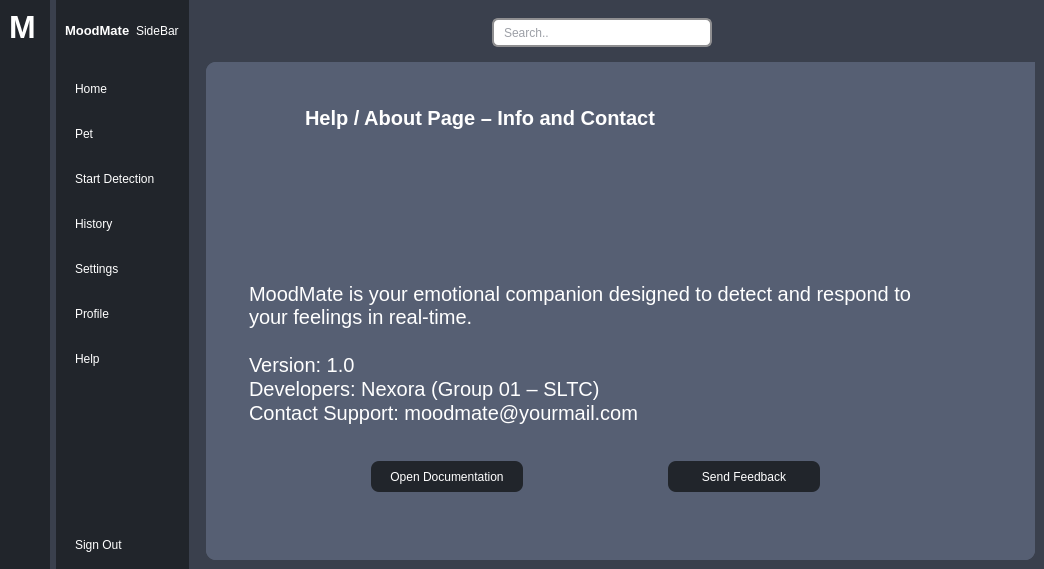
<?xml version="1.0" encoding="UTF-8"?>
<ui version="4.0">
 <class>MainWindow</class>
 <widget class="QMainWindow" name="MainWindow">
  <property name="geometry">
   <rect>
    <x>0</x>
    <y>0</y>
    <width>1044</width>
    <height>569</height>
   </rect>
  </property>
  <property name="windowTitle">
   <string>MainWindow</string>
  </property>
  <property name="styleSheet">
   <string notr="true">background-color: #3a404d;</string>
  </property>
  <widget class="QWidget" name="centralwidget">
   <layout class="QGridLayout" name="gridLayout">
    <property name="leftMargin">
     <number>0</number>
    </property>
    <property name="topMargin">
     <number>0</number>
    </property>
    <property name="rightMargin">
     <number>0</number>
    </property>
    <property name="bottomMargin">
     <number>0</number>
    </property>
    <item row="0" column="0">
     <widget class="QWidget" name="icon_only_widgect" native="true">
      <property name="styleSheet">
       <string notr="true">QWidget{
background-color: rgb(33, 37, 43);
}
QPushButton{
	color: white;
	height: 30px;
	border: none;
	border-radius: 10px;
}
QPushButton:checked{
	background-color: #3a404d;
	font-weight: bold;
}</string>
      </property>
      <layout class="QVBoxLayout" name="verticalLayout_3">
       <item>
        <layout class="QHBoxLayout" name="horizontalLayout_3">
         <item>
          <widget class="QLabel" name="label">
           <property name="font">
            <font>
             <pointsize>24</pointsize>
             <weight>75</weight>
             <bold>true</bold>
            </font>
           </property>
           <property name="styleSheet">
            <string notr="true">color: rgb(255, 255, 255);</string>
           </property>
           <property name="text">
            <string>M</string>
           </property>
           <property name="pixmap">
            <pixmap>:/icon/logo.ico</pixmap>
           </property>
           <property name="scaledContents">
            <bool>false</bool>
           </property>
          </widget>
         </item>
        </layout>
       </item>
       <item>
        <layout class="QVBoxLayout" name="verticalLayout">
         <property name="spacing">
          <number>15</number>
         </property>
         <property name="topMargin">
          <number>16</number>
         </property>
         <item>
          <widget class="QPushButton" name="home_1">
           <property name="text">
            <string/>
           </property>
           <property name="icon">
            <iconset resource="resource.qrc">
             <normaloff>:/icon/house-48 (3).ico</normaloff>:/icon/house-48 (3).ico</iconset>
           </property>
           <property name="checkable">
            <bool>true</bool>
           </property>
           <property name="autoExclusive">
            <bool>true</bool>
           </property>
          </widget>
         </item>
         <item>
          <widget class="QPushButton" name="pet_1">
           <property name="text">
            <string/>
           </property>
           <property name="icon">
            <iconset resource="resource.qrc">
             <normaloff>:/icon/rabbit-48.ico</normaloff>:/icon/rabbit-48.ico</iconset>
           </property>
           <property name="checkable">
            <bool>true</bool>
           </property>
           <property name="autoExclusive">
            <bool>true</bool>
           </property>
          </widget>
         </item>
         <item>
          <widget class="QPushButton" name="startdetection_1">
           <property name="text">
            <string/>
           </property>
           <property name="icon">
            <iconset resource="resource.qrc">
             <normaloff>:/icon/slr-camera-48 (1).ico</normaloff>:/icon/slr-camera-48 (1).ico</iconset>
           </property>
           <property name="checkable">
            <bool>true</bool>
           </property>
           <property name="autoExclusive">
            <bool>true</bool>
           </property>
          </widget>
         </item>
         <item>
          <widget class="QPushButton" name="history_1">
           <property name="text">
            <string/>
           </property>
           <property name="icon">
            <iconset resource="resource.qrc">
             <normaloff>:/icon/book-2-48.ico</normaloff>:/icon/book-2-48.ico</iconset>
           </property>
           <property name="checkable">
            <bool>true</bool>
           </property>
           <property name="autoExclusive">
            <bool>true</bool>
           </property>
          </widget>
         </item>
         <item>
          <widget class="QPushButton" name="settings_1">
           <property name="text">
            <string/>
           </property>
           <property name="icon">
            <iconset resource="resource.qrc">
             <normaloff>:/icon/settings-4-48 (1).ico</normaloff>:/icon/settings-4-48 (1).ico</iconset>
           </property>
           <property name="checkable">
            <bool>true</bool>
           </property>
           <property name="autoExclusive">
            <bool>true</bool>
           </property>
          </widget>
         </item>
         <item>
          <widget class="QPushButton" name="profile_1">
           <property name="text">
            <string/>
           </property>
           <property name="icon">
            <iconset resource="resource.qrc">
             <normaloff>:/icon/group-48.ico</normaloff>:/icon/group-48.ico</iconset>
           </property>
           <property name="checkable">
            <bool>true</bool>
           </property>
           <property name="autoExclusive">
            <bool>true</bool>
           </property>
          </widget>
         </item>
         <item>
          <widget class="QPushButton" name="help_1">
           <property name="text">
            <string/>
           </property>
           <property name="icon">
            <iconset resource="resource.qrc">
             <normaloff>:/icon/help-48 (1).ico</normaloff>:/icon/help-48 (1).ico</iconset>
           </property>
           <property name="checkable">
            <bool>true</bool>
           </property>
           <property name="autoExclusive">
            <bool>true</bool>
           </property>
          </widget>
         </item>
        </layout>
       </item>
       <item>
        <spacer name="verticalSpacer">
         <property name="orientation">
          <enum>Qt::Vertical</enum>
         </property>
         <property name="sizeHint" stdset="0">
          <size>
           <width>20</width>
           <height>126</height>
          </size>
         </property>
        </spacer>
       </item>
       <item>
        <widget class="QPushButton" name="signout_1">
         <property name="text">
          <string/>
         </property>
         <property name="icon">
          <iconset resource="resource.qrc">
           <normaloff>:/icon/logout-48.ico</normaloff>:/icon/logout-48.ico</iconset>
         </property>
         <property name="checkable">
          <bool>true</bool>
         </property>
        </widget>
       </item>
      </layout>
     </widget>
    </item>
    <item row="0" column="1">
     <widget class="QWidget" name="icon_name_widgect" native="true">
      <property name="styleSheet">
       <string notr="true">QWidget{
background-color: rgb(33, 37, 43);
}
QPushButton{
	color: white;
	text-align: left;
	height: 30px;
	border: none;
	padding-left: 10px;
	border-top-left-radius: 10px;
	border-bottom-left-radius: 10px;
}
QPushButton:checked{
	background-color: #3a404d;
	font-weight: bold;
}</string>
      </property>
      <layout class="QVBoxLayout" name="verticalLayout_4">
       <property name="rightMargin">
        <number>0</number>
       </property>
       <item>
        <layout class="QHBoxLayout" name="horizontalLayout_2">
         <property name="topMargin">
          <number>14</number>
         </property>
         <property name="rightMargin">
          <number>10</number>
         </property>
         <item>
          <widget class="QLabel" name="label_2">
           <property name="font">
            <font>
             <pointsize>10</pointsize>
             <weight>75</weight>
             <bold>true</bold>
            </font>
           </property>
           <property name="styleSheet">
            <string notr="true">color: rgb(255, 255, 255);</string>
           </property>
           <property name="text">
            <string>MoodMate</string>
           </property>
          </widget>
         </item>
         <item>
          <widget class="QLabel" name="label_3">
           <property name="styleSheet">
            <string notr="true">color: rgb(255, 255, 255);</string>
           </property>
           <property name="text">
            <string>SideBar</string>
           </property>
          </widget>
         </item>
        </layout>
       </item>
       <item>
        <layout class="QVBoxLayout" name="verticalLayout_2">
         <property name="spacing">
          <number>15</number>
         </property>
         <property name="topMargin">
          <number>30</number>
         </property>
         <item>
          <widget class="QPushButton" name="home_2">
           <property name="text">
            <string>Home</string>
           </property>
           <property name="icon">
            <iconset resource="resource.qrc">
             <normaloff>:/icon/house-48 (3).ico</normaloff>:/icon/house-48 (3).ico</iconset>
           </property>
           <property name="checkable">
            <bool>true</bool>
           </property>
           <property name="autoExclusive">
            <bool>true</bool>
           </property>
          </widget>
         </item>
         <item>
          <widget class="QPushButton" name="pet_2">
           <property name="text">
            <string>Pet</string>
           </property>
           <property name="icon">
            <iconset resource="resource.qrc">
             <normaloff>:/icon/rabbit-48.ico</normaloff>:/icon/rabbit-48.ico</iconset>
           </property>
           <property name="checkable">
            <bool>true</bool>
           </property>
           <property name="autoExclusive">
            <bool>true</bool>
           </property>
          </widget>
         </item>
         <item>
          <widget class="QPushButton" name="startdetection_2">
           <property name="text">
            <string>Start Detection</string>
           </property>
           <property name="icon">
            <iconset resource="resource.qrc">
             <normaloff>:/icon/slr-camera-48 (1).ico</normaloff>:/icon/slr-camera-48 (1).ico</iconset>
           </property>
           <property name="checkable">
            <bool>true</bool>
           </property>
           <property name="autoExclusive">
            <bool>true</bool>
           </property>
          </widget>
         </item>
         <item>
          <widget class="QPushButton" name="history_2">
           <property name="text">
            <string>History</string>
           </property>
           <property name="icon">
            <iconset resource="resource.qrc">
             <normaloff>:/icon/book-2-48.ico</normaloff>:/icon/book-2-48.ico</iconset>
           </property>
           <property name="checkable">
            <bool>true</bool>
           </property>
           <property name="autoExclusive">
            <bool>true</bool>
           </property>
          </widget>
         </item>
         <item>
          <widget class="QPushButton" name="settings_2">
           <property name="text">
            <string>Settings</string>
           </property>
           <property name="icon">
            <iconset resource="resource.qrc">
             <normaloff>:/icon/settings-4-48 (1).ico</normaloff>:/icon/settings-4-48 (1).ico</iconset>
           </property>
           <property name="checkable">
            <bool>true</bool>
           </property>
           <property name="autoExclusive">
            <bool>true</bool>
           </property>
          </widget>
         </item>
         <item>
          <widget class="QPushButton" name="profile_2">
           <property name="text">
            <string>Profile</string>
           </property>
           <property name="icon">
            <iconset resource="resource.qrc">
             <normaloff>:/icon/group-48.ico</normaloff>:/icon/group-48.ico</iconset>
           </property>
           <property name="checkable">
            <bool>true</bool>
           </property>
           <property name="autoExclusive">
            <bool>true</bool>
           </property>
          </widget>
         </item>
         <item>
          <widget class="QPushButton" name="help_2">
           <property name="text">
            <string>Help</string>
           </property>
           <property name="icon">
            <iconset resource="resource.qrc">
             <normaloff>:/icon/help-48 (1).ico</normaloff>:/icon/help-48 (1).ico</iconset>
           </property>
           <property name="checkable">
            <bool>true</bool>
           </property>
           <property name="autoExclusive">
            <bool>true</bool>
           </property>
          </widget>
         </item>
        </layout>
       </item>
       <item>
        <spacer name="verticalSpacer_2">
         <property name="orientation">
          <enum>Qt::Vertical</enum>
         </property>
         <property name="sizeHint" stdset="0">
          <size>
           <width>20</width>
           <height>126</height>
          </size>
         </property>
        </spacer>
       </item>
       <item>
        <widget class="QPushButton" name="signout_2">
         <property name="text">
          <string>Sign Out</string>
         </property>
         <property name="icon">
          <iconset resource="resource.qrc">
           <normaloff>:/icon/logout-48.ico</normaloff>:/icon/logout-48.ico</iconset>
         </property>
         <property name="checkable">
          <bool>true</bool>
         </property>
        </widget>
       </item>
      </layout>
     </widget>
    </item>
    <item row="0" column="2">
     <widget class="QWidget" name="main_manu" native="true">
      <property name="styleSheet">
       <string notr="true">background-color: #3a404d;</string>
      </property>
      <layout class="QVBoxLayout" name="verticalLayout_5">
       <property name="leftMargin">
        <number>11</number>
       </property>
       <item>
        <widget class="QWidget" name="header_widgect" native="true">
         <layout class="QHBoxLayout" name="horizontalLayout_4">
          <item>
           <widget class="QPushButton" name="menu">
            <property name="styleSheet">
             <string notr="true">border: none;
</string>
            </property>
            <property name="text">
             <string/>
            </property>
            <property name="icon">
             <iconset resource="resource.qrc">
              <normaloff>:/icon/menu-4-48.ico</normaloff>:/icon/menu-4-48.ico</iconset>
            </property>
            <property name="checkable">
             <bool>true</bool>
            </property>
           </widget>
          </item>
          <item>
           <spacer name="horizontalSpacer">
            <property name="orientation">
             <enum>Qt::Horizontal</enum>
            </property>
            <property name="sizeHint" stdset="0">
             <size>
              <width>214</width>
              <height>20</height>
             </size>
            </property>
           </spacer>
          </item>
          <item>
           <layout class="QHBoxLayout" name="horizontalLayout">
            <item>
             <widget class="QLineEdit" name="lineEdit">
              <property name="styleSheet">
               <string notr="true">QLineEdit {
    border: 2px solid #8f8f91;
    border-radius: 6px;
    padding: 0 8px;
	height: 25px;
	width: 200px;
	background-color: rgb(255, 255, 255);
	color: #3a404d;
}</string>
              </property>
              <property name="placeholderText">
               <string>Search..</string>
              </property>
             </widget>
            </item>
            <item>
             <widget class="QPushButton" name="pushButton_18">
              <property name="styleSheet">
               <string notr="true">QPushButton {
    border-radius: 4px;         /* Rounded corners */
}</string>
              </property>
              <property name="text">
               <string/>
              </property>
              <property name="icon">
               <iconset resource="resource.qrc">
                <normaloff>:/icon/search-12-48 (1).ico</normaloff>:/icon/search-12-48 (1).ico</iconset>
              </property>
             </widget>
            </item>
           </layout>
          </item>
          <item>
           <spacer name="horizontalSpacer_2">
            <property name="orientation">
             <enum>Qt::Horizontal</enum>
            </property>
            <property name="sizeHint" stdset="0">
             <size>
              <width>214</width>
              <height>20</height>
             </size>
            </property>
           </spacer>
          </item>
          <item>
           <widget class="QPushButton" name="profile_3">
            <property name="styleSheet">
             <string notr="true">border: none;</string>
            </property>
            <property name="text">
             <string/>
            </property>
            <property name="icon">
             <iconset resource="resource.qrc">
              <normaloff>:/icon/change-user-48.ico</normaloff>:/icon/change-user-48.ico</iconset>
            </property>
           </widget>
          </item>
         </layout>
        </widget>
       </item>
       <item>
        <widget class="QStackedWidget" name="stackedWidget">
         <property name="styleSheet">
          <string notr="true">background-color: rgb(86, 95, 115);
color: rgb(0, 0, 0);
border-top-left-radius: 10px;
border-bottom-left-radius: 10px;
border-bottom-right-radius: 10px;</string>
         </property>
         <property name="currentIndex">
          <number>6</number>
         </property>
         <widget class="QWidget" name="home_page">
          <widget class="QLabel" name="label_4">
           <property name="geometry">
            <rect>
             <x>240</x>
             <y>230</y>
             <width>321</width>
             <height>20</height>
            </rect>
           </property>
           <property name="font">
            <font>
             <pointsize>20</pointsize>
            </font>
           </property>
           <property name="text">
            <string>Home Page</string>
           </property>
          </widget>
         </widget>
         <widget class="QWidget" name="pet_page">
          <widget class="QLabel" name="label_5">
           <property name="geometry">
            <rect>
             <x>250</x>
             <y>230</y>
             <width>321</width>
             <height>20</height>
            </rect>
           </property>
           <property name="font">
            <font>
             <pointsize>20</pointsize>
            </font>
           </property>
           <property name="text">
            <string>Pet Page</string>
           </property>
          </widget>
         </widget>
         <widget class="QWidget" name="start_detection_page">
          <widget class="QLabel" name="label_6">
           <property name="geometry">
            <rect>
             <x>230</x>
             <y>230</y>
             <width>321</width>
             <height>20</height>
            </rect>
           </property>
           <property name="font">
            <font>
             <pointsize>20</pointsize>
            </font>
           </property>
           <property name="text">
            <string>Start Detection Page</string>
           </property>
          </widget>
         </widget>
         <widget class="QWidget" name="history_page">
          <widget class="QLabel" name="label_7">
           <property name="geometry">
            <rect>
             <x>290</x>
             <y>250</y>
             <width>321</width>
             <height>20</height>
            </rect>
           </property>
           <property name="font">
            <font>
             <pointsize>20</pointsize>
            </font>
           </property>
           <property name="text">
            <string>History Page</string>
           </property>
          </widget>
         </widget>
         <widget class="QWidget" name="settings_page">
          <widget class="QLabel" name="label_8">
           <property name="geometry">
            <rect>
             <x>260</x>
             <y>250</y>
             <width>321</width>
             <height>20</height>
            </rect>
           </property>
           <property name="font">
            <font>
             <pointsize>20</pointsize>
            </font>
           </property>
           <property name="text">
            <string>Settings Page</string>
           </property>
          </widget>
         </widget>
         <widget class="QWidget" name="profile_page">
          <widget class="QLabel" name="label_9">
           <property name="geometry">
            <rect>
             <x>240</x>
             <y>230</y>
             <width>321</width>
             <height>20</height>
            </rect>
           </property>
           <property name="font">
            <font>
             <pointsize>20</pointsize>
            </font>
           </property>
           <property name="text">
            <string>Profile Page</string>
           </property>
          </widget>
         </widget>
         <widget class="QWidget" name="help_page">
          <widget class="QWidget" name="">
           <property name="geometry">
            <rect>
             <x>9</x>
             <y>20</y>
             <width>761</width>
             <height>521</height>
            </rect>
           </property>
           <layout class="QVBoxLayout" name="verticalLayout_6">
            <item>
             <widget class="QWidget" name="widget_2" native="true">
              <widget class="QLabel" name="label_10">
               <property name="geometry">
                <rect>
                 <x>90</x>
                 <y>20</y>
                 <width>571</width>
                 <height>31</height>
                </rect>
               </property>
               <property name="font">
                <font>
                 <pointsize>15</pointsize>
                 <weight>75</weight>
                 <bold>true</bold>
                 <underline>false</underline>
                </font>
               </property>
               <property name="styleSheet">
                <string notr="true">color: rgb(255, 255, 255);</string>
               </property>
               <property name="text">
                <string>Help / About Page – Info and Contact</string>
               </property>
              </widget>
             </widget>
            </item>
            <item>
             <widget class="QWidget" name="widget" native="true">
              <widget class="QPlainTextEdit" name="plainTextEdit">
               <property name="geometry">
                <rect>
                 <x>30</x>
                 <y>20</y>
                 <width>671</width>
                 <height>211</height>
                </rect>
               </property>
               <property name="styleSheet">
                <string notr="true">color: white;
font-size: 20px;
text-align: center;
border: none;
</string>
               </property>
               <property name="plainText">
                <string>MoodMate is your emotional companion designed to detect and respond to your feelings in real-time.

Version: 1.0
Developers: Nexora (Group 01 – SLTC) 
Contact Support: moodmate@yourmail.com 
</string>
               </property>
              </widget>
             </widget>
            </item>
            <item>
             <widget class="QWidget" name="widget_3" native="true">
              <widget class="QWidget" name="">
               <property name="geometry">
                <rect>
                 <x>10</x>
                 <y>20</y>
                 <width>741</width>
                 <height>48</height>
                </rect>
               </property>
               <layout class="QHBoxLayout" name="horizontalLayout_5">
                <property name="spacing">
                 <number>0</number>
                </property>
                <item>
                 <spacer name="horizontalSpacer_3">
                  <property name="orientation">
                   <enum>Qt::Horizontal</enum>
                  </property>
                  <property name="sizeHint" stdset="0">
                   <size>
                    <width>98</width>
                    <height>20</height>
                   </size>
                  </property>
                 </spacer>
                </item>
                <item>
                 <widget class="QPushButton" name="open_documentation">
                  <property name="styleSheet">
                   <string notr="true">QPushButton {
    background-color: rgb(33, 37, 43);
    color: white;
    border-radius: 8px;
    padding: 8px 16px;
	height: 15px;
	width: 120px;
}

QPushButton:hover {
    background-color: #0056b3;
}

QPushButton:pressed {
    background-color: #004080;
    padding-top: 10px;
    padding-left: 10px;
}
</string>
                  </property>
                  <property name="text">
                   <string>Open Documentation</string>
                  </property>
                 </widget>
                </item>
                <item>
                 <spacer name="horizontalSpacer_4">
                  <property name="orientation">
                   <enum>Qt::Horizontal</enum>
                  </property>
                  <property name="sizeHint" stdset="0">
                   <size>
                    <width>40</width>
                    <height>20</height>
                   </size>
                  </property>
                 </spacer>
                </item>
                <item>
                 <widget class="QPushButton" name="send_feedback">
                  <property name="styleSheet">
                   <string notr="true">QPushButton {
    background-color: rgb(33, 37, 43);
    color: white;
    border-radius: 8px;
    padding: 8px 16px;
	height: 15px;
	width: 120px;
}

QPushButton:hover {
    background-color: #0056b3;
}

QPushButton:pressed {
    background-color: #004080;
    padding-top: 10px;
    padding-left: 10px;
}
</string>
                  </property>
                  <property name="text">
                   <string>Send Feedback</string>
                  </property>
                 </widget>
                </item>
                <item>
                 <spacer name="horizontalSpacer_5">
                  <property name="orientation">
                   <enum>Qt::Horizontal</enum>
                  </property>
                  <property name="sizeHint" stdset="0">
                   <size>
                    <width>118</width>
                    <height>20</height>
                   </size>
                  </property>
                 </spacer>
                </item>
               </layout>
              </widget>
             </widget>
            </item>
           </layout>
          </widget>
         </widget>
        </widget>
       </item>
      </layout>
     </widget>
    </item>
   </layout>
  </widget>
 </widget>
 <resources>
  <include location="resource.qrc"/>
 </resources>
 <connections>
  <connection>
   <sender>menu</sender>
   <signal>toggled(bool)</signal>
   <receiver>icon_only_widgect</receiver>
   <slot>setHidden(bool)</slot>
   <hints>
    <hint type="sourcelabel">
     <x>273</x>
     <y>46</y>
    </hint>
    <hint type="destinationlabel">
     <x>53</x>
     <y>406</y>
    </hint>
   </hints>
  </connection>
  <connection>
   <sender>menu</sender>
   <signal>toggled(bool)</signal>
   <receiver>icon_name_widgect</receiver>
   <slot>setVisible(bool)</slot>
   <hints>
    <hint type="sourcelabel">
     <x>282</x>
     <y>46</y>
    </hint>
    <hint type="destinationlabel">
     <x>225</x>
     <y>471</y>
    </hint>
   </hints>
  </connection>
  <connection>
   <sender>help_1</sender>
   <signal>toggled(bool)</signal>
   <receiver>help_2</receiver>
   <slot>setChecked(bool)</slot>
   <hints>
    <hint type="sourcelabel">
     <x>40</x>
     <y>367</y>
    </hint>
    <hint type="destinationlabel">
     <x>90</x>
     <y>362</y>
    </hint>
   </hints>
  </connection>
  <connection>
   <sender>profile_1</sender>
   <signal>toggled(bool)</signal>
   <receiver>profile_2</receiver>
   <slot>setChecked(bool)</slot>
   <hints>
    <hint type="sourcelabel">
     <x>28</x>
     <y>316</y>
    </hint>
    <hint type="destinationlabel">
     <x>87</x>
     <y>313</y>
    </hint>
   </hints>
  </connection>
  <connection>
   <sender>settings_1</sender>
   <signal>toggled(bool)</signal>
   <receiver>settings_2</receiver>
   <slot>setChecked(bool)</slot>
   <hints>
    <hint type="sourcelabel">
     <x>37</x>
     <y>271</y>
    </hint>
    <hint type="destinationlabel">
     <x>118</x>
     <y>265</y>
    </hint>
   </hints>
  </connection>
  <connection>
   <sender>history_1</sender>
   <signal>toggled(bool)</signal>
   <receiver>history_2</receiver>
   <slot>setChecked(bool)</slot>
   <hints>
    <hint type="sourcelabel">
     <x>40</x>
     <y>239</y>
    </hint>
    <hint type="destinationlabel">
     <x>119</x>
     <y>220</y>
    </hint>
   </hints>
  </connection>
  <connection>
   <sender>startdetection_1</sender>
   <signal>toggled(bool)</signal>
   <receiver>startdetection_2</receiver>
   <slot>setChecked(bool)</slot>
   <hints>
    <hint type="sourcelabel">
     <x>36</x>
     <y>186</y>
    </hint>
    <hint type="destinationlabel">
     <x>145</x>
     <y>178</y>
    </hint>
   </hints>
  </connection>
  <connection>
   <sender>pet_1</sender>
   <signal>toggled(bool)</signal>
   <receiver>pet_2</receiver>
   <slot>setChecked(bool)</slot>
   <hints>
    <hint type="sourcelabel">
     <x>41</x>
     <y>135</y>
    </hint>
    <hint type="destinationlabel">
     <x>121</x>
     <y>130</y>
    </hint>
   </hints>
  </connection>
  <connection>
   <sender>home_1</sender>
   <signal>toggled(bool)</signal>
   <receiver>home_2</receiver>
   <slot>setChecked(bool)</slot>
   <hints>
    <hint type="sourcelabel">
     <x>34</x>
     <y>96</y>
    </hint>
    <hint type="destinationlabel">
     <x>129</x>
     <y>87</y>
    </hint>
   </hints>
  </connection>
  <connection>
   <sender>home_2</sender>
   <signal>toggled(bool)</signal>
   <receiver>home_1</receiver>
   <slot>setChecked(bool)</slot>
   <hints>
    <hint type="sourcelabel">
     <x>108</x>
     <y>107</y>
    </hint>
    <hint type="destinationlabel">
     <x>42</x>
     <y>105</y>
    </hint>
   </hints>
  </connection>
  <connection>
   <sender>pet_2</sender>
   <signal>toggled(bool)</signal>
   <receiver>pet_1</receiver>
   <slot>setChecked(bool)</slot>
   <hints>
    <hint type="sourcelabel">
     <x>88</x>
     <y>148</y>
    </hint>
    <hint type="destinationlabel">
     <x>42</x>
     <y>152</y>
    </hint>
   </hints>
  </connection>
  <connection>
   <sender>startdetection_2</sender>
   <signal>toggled(bool)</signal>
   <receiver>startdetection_1</receiver>
   <slot>setChecked(bool)</slot>
   <hints>
    <hint type="sourcelabel">
     <x>89</x>
     <y>191</y>
    </hint>
    <hint type="destinationlabel">
     <x>40</x>
     <y>198</y>
    </hint>
   </hints>
  </connection>
  <connection>
   <sender>history_2</sender>
   <signal>toggled(bool)</signal>
   <receiver>history_1</receiver>
   <slot>setChecked(bool)</slot>
   <hints>
    <hint type="sourcelabel">
     <x>97</x>
     <y>238</y>
    </hint>
    <hint type="destinationlabel">
     <x>43</x>
     <y>239</y>
    </hint>
   </hints>
  </connection>
  <connection>
   <sender>settings_2</sender>
   <signal>toggled(bool)</signal>
   <receiver>settings_1</receiver>
   <slot>setChecked(bool)</slot>
   <hints>
    <hint type="sourcelabel">
     <x>80</x>
     <y>284</y>
    </hint>
    <hint type="destinationlabel">
     <x>24</x>
     <y>288</y>
    </hint>
   </hints>
  </connection>
  <connection>
   <sender>profile_2</sender>
   <signal>toggled(bool)</signal>
   <receiver>profile_1</receiver>
   <slot>setChecked(bool)</slot>
   <hints>
    <hint type="sourcelabel">
     <x>85</x>
     <y>330</y>
    </hint>
    <hint type="destinationlabel">
     <x>23</x>
     <y>332</y>
    </hint>
   </hints>
  </connection>
  <connection>
   <sender>help_2</sender>
   <signal>toggled(bool)</signal>
   <receiver>help_1</receiver>
   <slot>setChecked(bool)</slot>
   <hints>
    <hint type="sourcelabel">
     <x>86</x>
     <y>374</y>
    </hint>
    <hint type="destinationlabel">
     <x>30</x>
     <y>374</y>
    </hint>
   </hints>
  </connection>
  <connection>
   <sender>signout_1</sender>
   <signal>toggled(bool)</signal>
   <receiver>MainWindow</receiver>
   <slot>close()</slot>
   <hints>
    <hint type="sourcelabel">
     <x>24</x>
     <y>583</y>
    </hint>
    <hint type="destinationlabel">
     <x>26</x>
     <y>629</y>
    </hint>
   </hints>
  </connection>
  <connection>
   <sender>signout_2</sender>
   <signal>toggled(bool)</signal>
   <receiver>MainWindow</receiver>
   <slot>close()</slot>
   <hints>
    <hint type="sourcelabel">
     <x>117</x>
     <y>579</y>
    </hint>
    <hint type="destinationlabel">
     <x>122</x>
     <y>651</y>
    </hint>
   </hints>
  </connection>
 </connections>
</ui>
